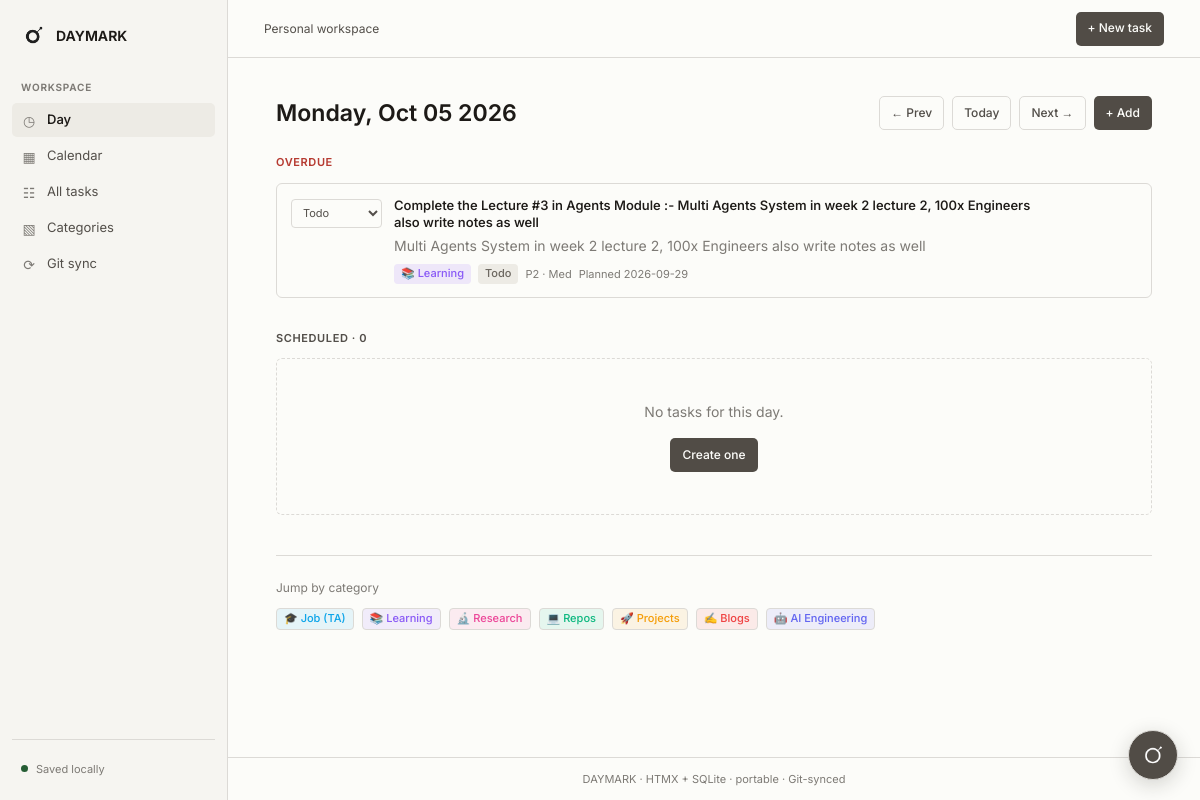
The page /day/2026-10-05 on the database as committed earlier.
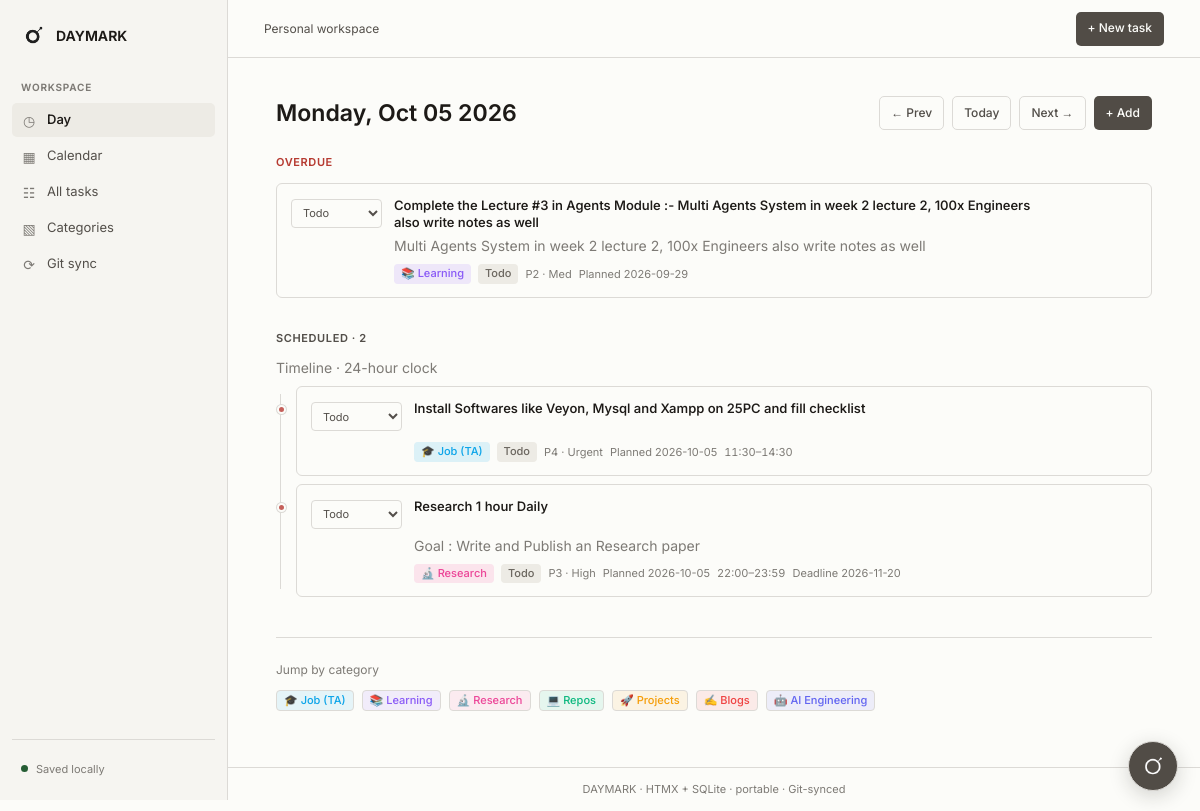
The same page on the database as committed later.
### tables this page shows
CREATE TABLE tasks (
            id INTEGER PRIMARY KEY AUTOINCREMENT,
            title TEXT NOT NULL,
            description TEXT DEFAULT '',
            category_id INTEGER,
            due_date TEXT,
            status TEXT DEFAULT 'todo' CHECK(status IN ('todo', 'doing', 'done', 'blocked')),
            priority INTEGER DEFAULT 2 CHECK(priority BETWEEN 1 AND 4),
            created_at TEXT DEFAULT (datetime('now')),
            updated_at TEXT DEFAULT (datetime('now')),
            completed_at TEXT, deadline TEXT, series_id TEXT, recurrence_unit TEXT, recurrence_interval INTEGER DEFAULT 1, recurrence_count INTEGER DEFAULT 1, start_time TEXT, end_time TEXT,
            FOREIGN KEY (category_id) REFERENCES categories(id) ON DELETE SET NULL
        );

CREATE TABLE categories (
            id INTEGER PRIMARY KEY AUTOINCREMENT,
            name TEXT NOT NULL UNIQUE,
            color TEXT DEFAULT '#6366f1',
            icon TEXT DEFAULT '📁',
            sort_order INTEGER DEFAULT 0,
            created_at TEXT DEFAULT (datetime('now'))
        );

### app.py (the view)
@app.route("/day")
@app.route("/day/<day>")
def day_view(day=None):
    if day is None:
        day = today_str()
    d = parse_date(day) or date.today()
    day = d.isoformat()
    db = get_db()
    tasks = db.execute("""
        SELECT t.*, c.name as cat_name, c.color as cat_color, c.icon as cat_icon
        FROM tasks t
        LEFT JOIN categories c ON t.category_id = c.id
        WHERE t.due_date = ? OR (t.due_date IS NULL AND date(t.created_at) = ?)
        ORDER BY t.start_time IS NULL, t.start_time, t.priority DESC, t.status, t.created_at
    """, (day, day)).fetchall()
    overdue = db.execute("""
        SELECT t.*, c.name as cat_name, c.color as cat_color, c.icon as cat_icon
        FROM tasks t
        LEFT JOIN categories c ON t.category_id = c.id
        WHERE COALESCE(t.deadline, t.due_date) < ? AND t.status != 'done'
        ORDER BY COALESCE(t.deadline, t.due_date), t.priority DESC
    """, (day,)).fetchall()
    categories = db.execute(
        "SELECT * FROM categories ORDER BY sort_order, name"
    ).fetchall()
    timed_tasks = [task for task in tasks if task["start_time"]]
    untimed_tasks = [task for task in tasks if not task["start_time"]]
    prev_day = (d - timedelta(days=1)).isoformat()
    next_day = (d + timedelta(days=1)).isoformat()
    is_today = day == today_str()
    return render_template(
        "day.html",
        tasks=tasks,
        timed_tasks=timed_tasks,
        untimed_tasks=untimed_tasks,
        overdue=overdue,
        categories=categories,
        day=day,
        day_display=d.strftime("%A, %b %d %Y"),
        prev_day=prev_day,
        next_day=next_day,
        is_today=is_today,
        status_badge=status_badge,
        priority_label=priority_label,
    )

### app.py (called while the page is built)
def get_db():
    if "db" not in g:
        DATA_DIR.mkdir(exist_ok=True)
        g.db = sqlite3.connect(DB_PATH)
        g.db.row_factory = sqlite3.Row
        g.db.execute("PRAGMA foreign_keys = ON")
        g.db.execute(
            "ATTACH DATABASE ? AS agent_memory",
            (str(DATA_DIR / "assistant_memory.db"),),
        )
        g.db.execute("""
            CREATE TABLE IF NOT EXISTS agent_memory.assistant_memories (
                id INTEGER PRIMARY KEY AUTOINCREMENT,
                content TEXT NOT NULL UNIQUE,
                created_at TEXT NOT NULL DEFAULT (datetime('now')),
                updated_at TEXT NOT NULL DEFAULT (datetime('now'))
            )
        """)
    return g.db

def parse_date(s):
    if not s:
        return None
    try:
        return datetime.strptime(s, "%Y-%m-%d").date()
    except (TypeError, ValueError):
        return None

def today_str():
    return date.today().isoformat()

def status_badge(status):
    map_ = {
        "todo": ("bg-slate-100 text-slate-700", "Todo"),
        "doing": ("bg-amber-100 text-amber-800", "Doing"),
        "done": ("bg-emerald-100 text-emerald-800", "Done"),
        "blocked": ("bg-rose-100 text-rose-800", "Blocked"),
    }
    return map_.get(status, map_["todo"])

def priority_label(p):
    return {1: "Low", 2: "Med", 3: "High", 4: "Urgent"}.get(p, "Med")

@app.context_processor
def inject_template_helpers():
    return {"recurrence_label": recurrence_label}

@app.before_request
def ensure_db():
    init_db()

### templates/day.html (shortened to what this page needs)
{% extends "base.html" %}
{% block content %}
<div class="flex flex-col sm:flex-row sm:items-center justify-between gap-4 mb-6">
  <div>
    <h1 class="page-heading">{{ day_display }}</h1>
  </div>
  <div class="flex items-center gap-2">
    <a href="{{ url_for('day_view', day=prev_day) }}" class="btn btn-ghost border border-border">← Prev</a>
    <a href="{{ url_for('day_view') }}" class="btn btn-ghost border border-border">Today</a>
    <a href="{{ url_for('day_view', day=next_day) }}" class="btn btn-ghost border border-border">Next →</a>
    <a href="{{ url_for('task_new', due=day) }}" class="btn btn-primary">+ Add</a>
  </div>
</div>
{% if overdue %}
<section class="mb-8">
  <h2 class="section-heading mb-3 text-rose-400">Overdue</h2>
  <div class="space-y-2">
    {% for task in overdue %}
      {% include "partials/task_card.html" %}
    {% endfor %}
  </div>
</section>
{% endif %}
<section>
  <h2 class="section-heading mb-3">
    Scheduled · {{ tasks|length }}
  </h2>
  {% if tasks %}
    {% if timed_tasks %}
      <h3 class="text-sm text-muted mb-2">Timeline · 24-hour clock</h3>
      <div class="timeline-list mb-6" id="task-list">
        {% for task in timed_tasks %}
          {% include "partials/task_card.html" %}
        {% endfor %}
      </div>
    {% endif %}
  {% else %}
    <div class="empty-state">
      <p class="text-muted mb-4">No tasks for this day.</p>
      <a href="{{ url_for('task_new', due=day) }}" class="btn btn-primary">Create one</a>
    </div>
  {% endif %}
</section>
{% if categories %}
<div class="mt-10 pt-6 border-t border-border">
  <p class="text-xs text-muted mb-3">Jump by category</p>
  <div class="flex flex-wrap gap-2">
    {% for c in categories %}
      <a href="{{ url_for('tasks_list', cat=c.id) }}"
         class="badge border border-border hover:border-white/20 transition"
         style="background: {{ c.color }}18; color: {{ c.color }}">
        {{ c.icon }} {{ c.name }}
      </a>
    {% endfor %}
  </div>
</div>
{% endif %}
{% endblock %}

### templates/base.html (shortened to what this page needs)
<!DOCTYPE html>
<html lang="en" class="h-full">
<head>
  <script src="https://cdn.tailwindcss.com"></script>
  <link rel="stylesheet" href="{{ url_for('static', filename='app.css') }}">
</head>
<body>
  <div class="app-shell">
    <aside class="sidebar" aria-label="Workspace navigation">
      <a href="{{ url_for('day_view') }}" class="brand">
        <img class="brand-logo" src="{{ url_for('static', filename='daymark_logo.png') }}" alt="" /> DAYMARK
      </a>
      <p class="workspace-label">Workspace</p>
      <nav class="sidebar-nav" aria-label="Primary">
        <a href="{{ url_for('day_view') }}" class="nav-link" {% if request.endpoint == 'day_view' %}aria-current="page"{% endif %}>
          <span class="nav-glyph" aria-hidden="true">◷</span> Day
        </a>
        <a href="{{ url_for('calendar_view') }}" class="nav-link" {% if request.endpoint == 'calendar_view' %}aria-current="page"{% endif %}>
          <span class="nav-glyph" aria-hidden="true">▦</span> Calendar
        </a>
        <a href="{{ url_for('tasks_list') }}" class="nav-link" {% if request.endpoint in ['tasks_list', 'task_new', 'task_edit'] %}aria-current="page"{% endif %}>
          <span class="nav-glyph" aria-hidden="true">☷</span> All tasks
        </a>
        <a href="{{ url_for('categories_list') }}" class="nav-link" {% if request.endpoint in ['categories_list', 'category_new', 'category_edit'] %}aria-current="page"{% endif %}>
          <span class="nav-glyph" aria-hidden="true">▧</span> Categories
        </a>
        <a href="{{ url_for('git_sync') }}" class="nav-link" {% if request.endpoint == 'git_sync' %}aria-current="page"{% endif %}>
          <span class="nav-glyph" aria-hidden="true">⟳</span> Git sync
        </a>
      </nav>
      <div class="sidebar-bottom">
        <div class="local-note"><span class="local-dot" aria-hidden="true"></span>Saved locally</div>
      </div>
    </aside>
    <div class="main-column">
      <header class="topbar">
        <span class="workspace-title">Personal workspace</span>
        <div class="topbar-actions">
          <a href="{{ url_for('task_new') }}" class="btn btn-primary">+ New task</a>
        </div>
      </header>
      <main class="content-shell">
        {% block content %}{% endblock %}
      </main>
      <footer class="app-footer">DAYMARK · HTMX + SQLite · portable · Git-synced</footer>
    </div>
  </div>
  <section class="agent-widget" aria-label="DAYMARK assistant">
    <button type="button" id="agent-toggle" class="agent-toggle" aria-label="Open task assistant" aria-expanded="false" aria-controls="agent-panel" title="Open task assistant">
      <img class="agent-logo" src="{{ url_for('static', filename='daymark_logo_wh.png') }}" alt="">
    </button>
  </section>
</body>
</html>

### templates/partials/task_card.html (shortened to what this page needs)
<div id="task-{{ task.id }}"
    class="card task-card flex items-start group">
  <form hx-post="{{ url_for('task_status', tid=task.id) }}"
        hx-target="#task-{{ task.id }}"
        hx-swap="outerHTML"
        class="shrink-0 mt-0.5">
    <select name="status" onchange="this.form.requestSubmit()"
            class="status-select" aria-label="Status for {{ task.title }}">
      <option value="todo" {% if task.status=='todo' %}selected{% endif %}>Todo</option>
    </select>
  </form>
  <div class="flex-1 min-w-0">
    <div class="flex items-start justify-between gap-2">
      <a href="{{ url_for('task_edit', tid=task.id) }}"
         class="task-title leading-snug {% if task.status=='done' %}is-done line-through{% endif %}">
        {{ task.title }}
      </a>
    </div>
    {% if task.description %}
      <p class="text-sm text-muted mt-1 line-clamp-2">{{ task.description }}</p>
    {% endif %}
    <div class="task-meta">
      {% if task.cat_name %}
        <span class="badge" style="background: {{ task.cat_color }}22; color: {{ task.cat_color }}">
          {{ task.cat_icon }} {{ task.cat_name }}
        </span>
      {% endif %}
      {% set badge_cls, badge_label = status_badge(task.status) %}
      <span class="badge {{ badge_cls }}">{{ badge_label }}</span>
      <span class="text-muted">P{{ task.priority }} · {{ priority_label(task.priority) }}</span>
      {% if task.due_date %}
        <span class="text-muted">Planned {{ task.due_date }}</span>
      {% endif %}
      {% if task.start_time and task.end_time %}
        <span class="text-muted task-slot">{{ task.start_time }}–{{ task.end_time }}</span>
      {% endif %}
      {% if task.deadline %}<span class="text-muted">Deadline {{ task.deadline }}</span>{% endif %}
    </div>
  </div>
</div>

Rows that differ between the two databases and show on the page:
added tasks: status "Todo", title "Install Softwares like Veyon, Mysql and Xampp on 25PC and fill checklist", cat_icon "🎓", cat_name "Job (TA)", priority "4", priority "Urgent", due_date "2026-10-05", start_time "11:30", end_time "14:30", shown under "Timeline · 24-hour clock"
added tasks: status "Todo", title "Research 1 hour Daily", description "Goal : Write and Publish an Research paper", cat_icon "🔬", cat_name "Research", priority "3", priority "High", due_date "2026-10-05", start_time "22:00", end_time "23:59", deadline "2026-11-20", shown under "Timeline · 24-hour clock"
Other text that changed with them:
{{ tasks|length }}: "0" → "2"
text no longer shown: "No tasks for this day. Create one"
text now shown: "Timeline · 24-hour clock"
